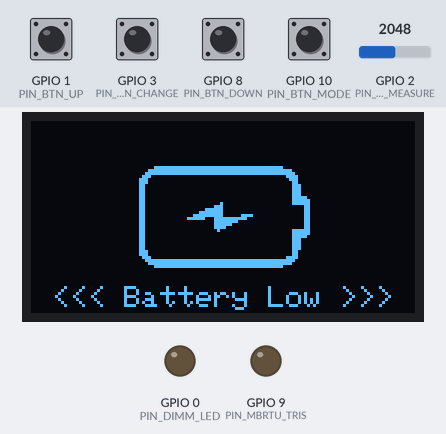
Simulated run of this program. Board: ESP32-C3. Shown: 128×64 one-colour display, output pins drawn as LEDs (lit = HIGH). Inputs (shaded band) come from the test bench; at power-on: GPIO 1 (PIN_BTN_UP), GPIO 3 (PIN_BTN_CHANGE), GPIO 8 (PIN_BTN_DOWN), GPIO 10 (PIN_BTN_MODE) HIGH, GPIO 2 (PIN_ADC_MEASURE) = 2048 (analog values on the 0–4095 scale). The local clock reads 2024-03-15 10:24:30 at power-on unless the program sets it.

Above: at 14.8 s.
14.9 s: GPIO 2 (PIN_ADC_MEASURE) set to 2510
25.4 s: GPIO 2 (PIN_ADC_MEASURE) set to 2588
At 28.6 s:
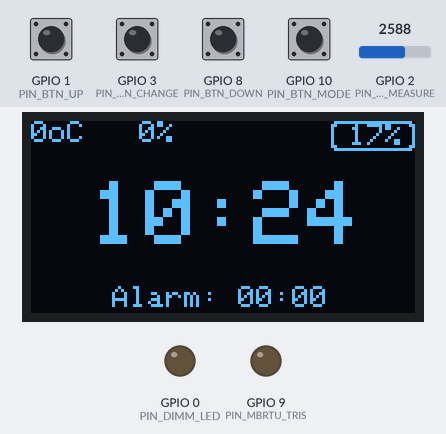
35.9 s: GPIO 10 (PIN_BTN_MODE) pulled LOW for 3 s
At 36.7 s:
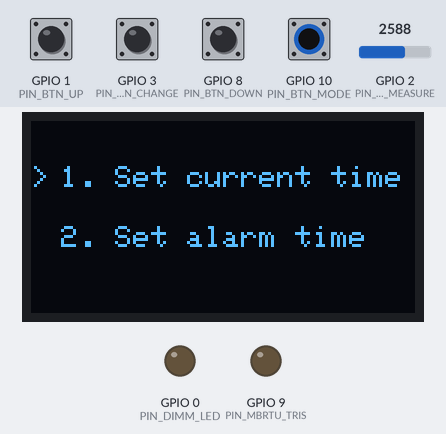
46.4 s: GPIO 10 (PIN_BTN_MODE) pulled LOW for 3 s
At 50.2 s:
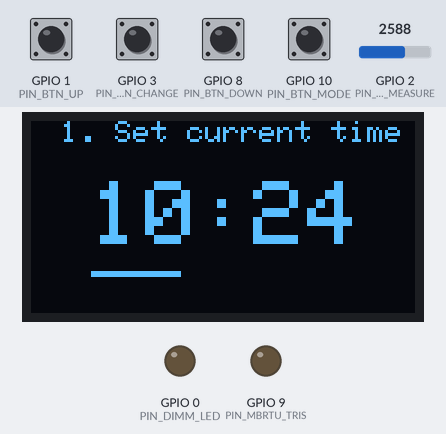
56.9 s: GPIO 2 (PIN_ADC_MEASURE) set to 2047
At 66.9 s:
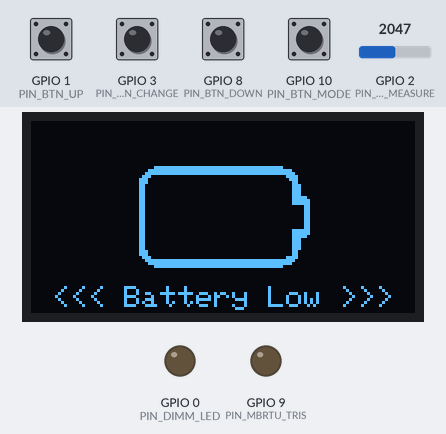

Measured:
- the behaviour switches between 2543 and 2544 on GPIO 2 (PIN_ADC_MEASURE) (found by bisection; images 0 and 1)
- after the input at 25.4 s, the display: changes after 2.7 s (image 1)
- after the input at 35.9 s, the display: changes at once (image 2)
- after the input at 46.4 s, the display: changes after 2.7 s (image 3)
- after the input at 56.9 s, the display: first changes after 6.2 s (image 4 shows a later state)

The program:

main.cpp
```cpp
#include "define.h"

void setup()
{
  Serial.begin(9600);
  led_init();
  MOD_GPIO_Init();
  MOD_OLED_Init();
  MOD_RTC_Init();
  MOD_ADC_Init();
  MOD_MODBUSRTU_Init();
  MOD_TIMER_Init(200); // 200ms
  // MOD_TIMER_HandlerRegister(200, MOD_GPIO_Task, TIMER_REPEAT);
  MOD_TIMER_HandlerRegister(3000, MOD_MODBUSRTU_Task, TIMER_REPEAT);
  MOD_TIMER_HandlerRegister(1000, MOD_RTC_Task, TIMER_ONCE);
  MOD_TIMER_HandlerRegister(30000, MOD_RTC_Task, TIMER_REPEAT);
  MOD_TIMER_HandlerRegister(3000, MOD_ADC_Task, TIMER_REPEAT);
}
void loop()
{
  MOD_TIMER_Task();
  MOD_OLED_Task();
  dim_led();
}
```

define.h
```cpp
#include <Arduino.h>
#include <SPI.h>
#include <Wire.h>
#include <Adafruit_GFX.h>
#include <Adafruit_SSD1306.h>
#include <functional>
#include <vector>
#include <ModbusMaster.h>
#include <RTClib.h>
#include "mod_gpio.h"
#include "mod_timer.h"
#include "mod_oled.h"
#include "mod_modbusRTU.h"
#include "mod_RTC.h"
#include "dimming_led.h"
#include "mod_adc.h"

#define PIN_BTN_MODE 10
#define PIN_BTN_UP 1
#define PIN_BTN_DOWN 8
#define PIN_BTN_CHANGE 3
#define PIN_OLED_MOSI 7
#define PIN_OLED_CLK 6
#define PIN_OLED_DC 4
#define PIN_OLED_CS 5
#define PIN_OLED_RESET -1
#define PIN_MBRTU_TRIS 9
#define PIN_RTC_SDA 18
#define PIN_RTC_SCL 19
#define PIN_DIMM_LED 0
#define PIN_ADC_MEASURE 2
```

dimming_led.cpp
```cpp
#include "define.h"

dimm_LED_Data dimmLed_Dt;

const int pwmChannel = PIN_DIMM_LED; // PWM channel (0-15)
const int pwmFrequency = 5000;       // Frequency in Hz (adjustable, typically 5000)
const int pwmResolution = 8;         // Resolution (8-bit: 0-255)
int delayTime = 0;
unsigned long previous = 0;

void led_init()
{
    pinMode(PIN_DIMM_LED, OUTPUT);
    ledcSetup(pwmChannel, pwmFrequency, pwmResolution);
    ledcAttachPin(PIN_DIMM_LED, pwmChannel);
}

void dim_led()
{
    static bool isIncrease = true;

    if (dimmLed_Dt.isDimming == false)
        return;

    if (dimmLed_Dt.duty == 255)
        isIncrease = false;
    else if (dimmLed_Dt.duty == 0)
        isIncrease = true;

    unsigned long current = millis();
    if (current - previous >= delayTime)
    {
        previous = current;
        if (isIncrease)
            dimmLed_Dt.duty++;
        else
            dimmLed_Dt.duty--;
    }
    ledcWrite(PIN_DIMM_LED, dimmLed_Dt.duty);
}

void turn_off_led()
{
    ledcWrite(PIN_DIMM_LED, 0);
}
void startDimming()
{
    dimmLed_Dt.isDimming = true;
    dimmLed_Dt.duty = 0;
}
```

dimming_led.h
```cpp
#ifndef dimming_led_h /* include guards */
#define dimming_led_h

#define dimming_time 1 // minutes
#include "define.h"

typedef struct
{
    int duty;
    bool isDimming;
} dimm_LED_Data;

void led_init();
void dim_led();
void turn_off_led();
void startDimming();

extern dimm_LED_Data dimmLed_Dt;

#endif /* DIMMING_LED_H */
```

mod_RTC.cpp
```cpp
#include "mod_RTC.h"

// TwoWire wire;
RTC_DS1307 rtc;
mod_RTC_Data modRtc_Dt;

void MOD_RTC_SetCustomDateTime()
{
    // if (rtc.isrunning())
    // {
    DateTime customDateTime(2024, 10, 21, modGpioDt.hour, modGpioDt.minute, 0);
    rtc.adjust(customDateTime);
    // }
    MOD_RTC_Task();
}
void MOD_RTC_Init()
{
    Wire.begin(PIN_RTC_SDA, PIN_RTC_SCL);
    if (!rtc.begin())
    {
        Serial.println("Couldn't find RTC");
    }
}
void MOD_RTC_Task()
{
    DateTime now = rtc.now();
    modRtc_Dt.cur_Time.hour = now.hour();
    modRtc_Dt.cur_Time.minute = now.minute();
    MOD_OLED_wakeUp(); // mới thêm vô cẩn thận chỗ này
    if (modRtc_Dt.alarm_Time.hour == modRtc_Dt.cur_Time.hour && modRtc_Dt.alarm_Time.minute == modRtc_Dt.cur_Time.minute)
    {
        MOD_OLED_EnterState(OLED_DISPLAY_ALARM);
        startDimming();
    }
}
```

mod_RTC.h
```cpp
#ifndef MOD_RTC_H /* include guards */
#define MOD_RTC_H

#include "define.h"

typedef struct
{
    struct
    {
        int hour;
        int minute;
    } cur_Time;
    struct
    {
        int hour;
        int minute;
    } alarm_Time;
} mod_RTC_Data;

void MOD_RTC_Init();
void MOD_RTC_Task();
void MOD_RTC_SetCustomDateTime();
extern mod_RTC_Data modRtc_Dt;

#endif /* MOD_RTC_H */
```

mod_adc.cpp
```cpp
#include "mod_adc.h"

mod_adc_data modAdc_Dt;

void MOD_ADC_Init()
{
    adcAttachPin(PIN_ADC_MEASURE);

    // Set ADC parameters
    analogReadResolution(12);                           // Set ADC resolution
    analogSetClockDiv(1);                               // Set ADC clock divider
    analogSetAttenuation(ADC_11db);                     // Set global attenuation level
    analogSetPinAttenuation(PIN_ADC_MEASURE, ADC_11db); // Set attenuation for the specific pin
}
void MOD_ADC_Task()
{
    int miliVoltage = analogReadMilliVolts(PIN_ADC_MEASURE);
    modAdc_Dt.percentBat = map(miliVoltage, 2000, 2500, 0, 100);
    if (modAdc_Dt.percentBat >= 100)
        modAdc_Dt.percentBat = 99;
    if (modAdc_Dt.percentBat <= 0)
        modAdc_Dt.percentBat = 0;
    if (modAdc_Dt.percentBat < 10)
        MOD_OLED_EnterState(OLED_DISPLAY_BATTERY_LOW);
    if (modAdc_Dt.percentBat >= 10 && modOledDt.state == OLED_DISPLAY_BATTERY_LOW)
        MOD_OLED_EnterState(OLED_DISPLAY_HOME);

    MOD_OLED_wakeUp();
}
```

mod_adc.h
```cpp
#ifndef MOD_ADC_H
#define MOD_ADC_H

#include "define.h"

typedef struct
{
    int percentBat;
} mod_adc_data;

void MOD_ADC_Init();
void MOD_ADC_Task();

extern mod_adc_data modAdc_Dt;

#endif
```

mod_gpio.cpp
```cpp
#include "mod_gpio.h"

volatile mod_gpio_data modGpioDt;

#define DEBOUNCE_DELAY 200 // Thời gian debounce (ms)

// Khai báo biến lưu thời gian lần nhấn cuối
volatile unsigned long lastInterruptTimeMode = 0;
volatile unsigned long lastInterruptTimeUp = 0;
volatile unsigned long lastInterruptTimeDown = 0;
volatile unsigned long lastInterruptTimeNext = 0;

void IRAM_ATTR _handleInterruptBtnMode()
{
    unsigned long currentTime = millis();
    if (currentTime - lastInterruptTimeMode > DEBOUNCE_DELAY)
    {
        switch (modGpioDt.mode)
        {
        case MODE_HOME:
            modGpioDt.mode = MODE_MENU;
            MOD_OLED_EnterState(OLED_DISPLAY_MENU);
            break;
        case MODE_MENU:
            if (modGpioDt.timeType == 0)
            {
                modGpioDt.mode = MODE_SET_CUR_TIME;
                modGpioDt.hour = modRtc_Dt.cur_Time.hour;
                modGpioDt.minute = modRtc_Dt.cur_Time.minute;
                MOD_OLED_EnterState(OLED_DISPLAY_SET_CUR_TIME);
            }
            else
            {
                modGpioDt.hour = modRtc_Dt.alarm_Time.hour;
                modGpioDt.minute = modRtc_Dt.alarm_Time.minute;
                modGpioDt.mode = MODE_SET_ALARM_TIME;
                MOD_OLED_EnterState(OLED_DISPLAY_SET_ALARM_TIME);
            }
            break;
        case MODE_SET_CUR_TIME:
            modGpioDt.mode = MODE_HOME;
            MOD_OLED_EnterState(OLED_DISPLAY_HOME);
            MOD_TIMER_HandlerRegister(200, MOD_RTC_SetCustomDateTime, TIMER_ONCE);
            break;
        case MODE_SET_ALARM_TIME:
            modGpioDt.mode = MODE_HOME;
            MOD_OLED_EnterState(OLED_DISPLAY_HOME);
            modRtc_Dt.alarm_Time.hour = modGpioDt.hour;
            modRtc_Dt.alarm_Time.minute = modGpioDt.minute;
            break;
        default:
            break;
        }
        lastInterruptTimeMode = currentTime; // Cập nhật thời gian lần nhấn nút
    }
}

void IRAM_ATTR _handleInterruptBtnUp()
{
    unsigned long currentTime = millis();
    if (currentTime - lastInterruptTimeUp > DEBOUNCE_DELAY)
    {
        if (modGpioDt.timeType == MINUTE)
        {
            modGpioDt.minute++;
            if (modGpioDt.minute >= 60)
            {
                modGpioDt.minute = 0;
            }
        }
        else
        {
            modGpioDt.hour++;
            if (modGpioDt.hour >= 24)
            {
                modGpioDt.hour = 0;
            }
        }
        lastInterruptTimeUp = currentTime; // Cập nhật thời gian lần nhấn nút
        MOD_OLED_wakeUp();
    }
}

void IRAM_ATTR _handleInterruptBtnDown()
{
    unsigned long currentTime = millis();
    if (currentTime - lastInterruptTimeDown > DEBOUNCE_DELAY)
    {
        if (modGpioDt.timeType == MINUTE)
        {
            modGpioDt.minute--;
            if (modGpioDt.minute < 0)
            {
                modGpioDt.minute = 59;
            }
        }
        else
        {
            modGpioDt.hour--;
            if (modGpioDt.hour < 0)
            {
                modGpioDt.hour = 23;
            }
        }
        lastInterruptTimeDown = currentTime; // Cập nhật thời gian lần nhấn nút
        MOD_OLED_wakeUp();
    }
}

void IRAM_ATTR _handleInterruptBtnChange()
{
    unsigned long currentTime = millis();
    if (currentTime - lastInterruptTimeNext > DEBOUNCE_DELAY)
    {
        modGpioDt.timeType = (time_type_t)(modGpioDt.timeType ^ 1);
        lastInterruptTimeNext = currentTime; // Cập nhật thời gian lần nhấn nút
        MOD_OLED_wakeUp();

        if (dimmLed_Dt.isDimming == true)
        {
            dimmLed_Dt.isDimming = false;
            turn_off_led();
            MOD_OLED_EnterState(OLED_DISPLAY_HOME);
        }
    }
}

void MOD_GPIO_Init()
{
    pinMode(PIN_BTN_MODE, INPUT_PULLUP);
    pinMode(PIN_BTN_UP, INPUT_PULLUP);
    pinMode(PIN_BTN_DOWN, INPUT_PULLUP);
    pinMode(PIN_BTN_CHANGE, INPUT_PULLUP);

    attachInterrupt(PIN_BTN_MODE, _handleInterruptBtnMode, FALLING);
    attachInterrupt(PIN_BTN_UP, _handleInterruptBtnUp, FALLING);
    attachInterrupt(PIN_BTN_DOWN, _handleInterruptBtnDown, FALLING);
    attachInterrupt(PIN_BTN_CHANGE, _handleInterruptBtnChange, FALLING);

    modGpioDt.mode = MODE_HOME;
    // pinMode(LED_PIN, OUTPUT);
}
void MOD_GPIO_Task()
{
    // char str[100];
    // sprintf(str, "mode: %u, timeType: %u, hour: %u, minute: %u, ", modGpioDt.mode, modGpioDt.timeType, modGpioDt.hour, modGpioDt.minute);
    // Serial.println(str);
}
```

mod_gpio.h
```cpp
#ifndef MOD_GPIO_H /* include guards */
#define MOD_GPIO_H

#include "define.h"

typedef enum
{
    MODE_HOME = 0,
    MODE_MENU,
    MODE_SET_CUR_TIME,
    MODE_SET_ALARM_TIME,
} mod_t;

typedef enum
{
    HOUR = 0,
    MINUTE,
} time_type_t;

typedef struct
{
    mod_t mode;
    time_type_t timeType;
    int hour;
    int minute;
} mod_gpio_data;

void MOD_GPIO_Init();
void MOD_GPIO_Task();

extern volatile mod_gpio_data modGpioDt;

#endif /* MOD_GPIO_H */
```

mod_modbusRTU.cpp
```cpp
#include "mod_modbusRTU.h"

mod_mbRTU_data modMbRtuDt;
ModbusMaster node;

static inline void Tx_Tris()
{
    digitalWrite(PIN_MBRTU_TRIS, 1);
}

static inline void Rx_Tris()
{
    digitalWrite(PIN_MBRTU_TRIS, 0);
}

void MOD_MODBUSRTU_Init()
{
    pinMode(PIN_MBRTU_TRIS, OUTPUT);
    node.preTransmission(Tx_Tris); // Callback for configuring RS-485 Transreceiver correctly
    node.postTransmission(Rx_Tris);
    modMbRtuDt.tempSensor.addrReg = TEMP_SS_REG_ADDR;
    modMbRtuDt.tempSensor.addrSlave = TEMP_SS_ADDR;
    modMbRtuDt.humSensor.addrReg = HUM_SS_REG_ADDR;
    modMbRtuDt.humSensor.addrSlave = HUM_SS_ADDR;
};
void MOD_MODBUSRTU_Task()
{
    uint8_t result;

    node.begin(modMbRtuDt.tempSensor.addrSlave, Serial);

    result = node.readHoldingRegisters(modMbRtuDt.tempSensor.addrReg, 1);

    if (result == node.ku8MBSuccess)
    {
        modMbRtuDt.tempSensor.value = node.getResponseBuffer(0);
        MOD_OLED_wakeUp();
    }

    node.begin(modMbRtuDt.humSensor.addrSlave, Serial);

    result = node.readHoldingRegisters(modMbRtuDt.humSensor.addrReg, 1);

    if (result == node.ku8MBSuccess)
    {
        modMbRtuDt.humSensor.value = node.getResponseBuffer(0);
        MOD_OLED_wakeUp();
    }
};
```

mod_modbusRTU.h
```cpp
#ifndef MOD_MODBUSRTU_H /* include guards */
#define MOD_MODBUSRTU_H
#include "define.h"

#define MBRTU_MAX_SLAVE_NUM 10
#define TEMP_SS_ADDR 1
#define TEMP_SS_REG_ADDR 0
#define HUM_SS_ADDR 2
#define HUM_SS_REG_ADDR 0

typedef struct
{
    uint16_t addrSlave;
    uint16_t addrReg;
    uint16_t value;
} mb_data_entry;
typedef struct
{
    mb_data_entry tempSensor;
    mb_data_entry humSensor;
} mod_mbRTU_data;

void MOD_MODBUSRTU_Init();
void MOD_MODBUSRTU_Task();
extern mod_mbRTU_data modMbRtuDt;

#endif /* MOD_MODBUSRTU_H */
```

mod_oled.h
```cpp
#ifndef MOD_OLED_H /* include guards */
#define MOD_OLED_H
#include "define.h"

#define SCREEN_WIDTH 128 // OLED display width, in pixels
#define SCREEN_HEIGHT 64 // OLED display height, in pixels

typedef enum
{
    OLED_INIT = 0,
    OLED_DISPLAY_HOME,
    OLED_DISPLAY_MENU,
    OLED_DISPLAY_SET_CUR_TIME,
    OLED_DISPLAY_SET_ALARM_TIME,
    OLED_DISPLAY_BATTERY_LOW,
    OLED_DISPLAY_ALARM
} OLED_display_state_t;

typedef struct
{
    bool sleepFlag;
    OLED_display_state_t state;
} mod_oled_data;

void MOD_OLED_Init();
void MOD_OLED_Task();
void MOD_OLED_EnterState(OLED_display_state_t state);
void MOD_OLED_wakeUp();
extern mod_oled_data modOledDt;

#endif /* MOD_OLED_H */
```

mod_timer.cpp
```cpp
#include "mod_timer.h"

mod_timer_data modTimerDt;
hw_timer_t *timer = NULL;
// portMUX_TYPE timerMux = portMUX_INITIALIZER_UNLOCKED;

void IRAM_ATTR onTimer()
{
    // portENTER_CRITICAL_ISR(&timerMux);
    modTimerDt.sleepFlag = false;
    // portEXIT_CRITICAL_ISR(&timerMux);
}

void MOD_TIMER_Init(uint32_t timerVal)
{
    modTimerDt.timerVal = timerVal;
    timer = timerBegin(0, 80, true);
    timerAttachInterrupt(timer, &onTimer, true);
    timerAlarmWrite(timer, timerVal * 1000, true); // 200ms interval
    timerAlarmEnable(timer);
    modTimerDt.sleepFlag = true;
    modTimerDt.timerEntries.clear(); // Initialize an empty timer entry list
}

void MOD_TIMER_Task()
{
    if (modTimerDt.sleepFlag)
        return;

    // portENTER_CRITICAL(&timerMux);
    for (auto it = modTimerDt.timerEntries.begin(); it != modTimerDt.timerEntries.end();)
    {
        it->remainingTime -= modTimerDt.timerVal;
        if (it->remainingTime == 0)
        {
            it->callback();
            if (it->mode == TIMER_ONCE)
                it = modTimerDt.timerEntries.erase(it);
            else if (it->mode == TIMER_REPEAT)
            {
                it->remainingTime = it->interval;
                ++it;
            }
        }
        else
            ++it;
    }
    modTimerDt.sleepFlag = true;
    // portEXIT_CRITICAL(&timerMux);
}

// Register a new timer callback
bool MOD_TIMER_HandlerRegister(uint32_t time, TimerCallback callback, TimerMode mode)
{
    if (time % modTimerDt.timerVal != 0)
        return false;

    // portENTER_CRITICAL(&timerMux);
    TimerEntry entry = {time, time, callback, mode};
    modTimerDt.timerEntries.push_back(entry); // Add the new timer entry
    // portEXIT_CRITICAL(&timerMux);
    return true;
}
```

mod_timer.h
```cpp
#ifndef MOD_TIMER_H
#define MOD_TIMER_H

#include "define.h"

using namespace std;

typedef function<void(void)> TimerCallback;

typedef enum
{
    TIMER_ONCE,  // Timer runs once and is removed
    TIMER_REPEAT // Timer repeats after each interval
} TimerMode;

typedef struct
{
    uint32_t remainingTime; // Time left until the callback is called
    uint32_t interval;      // Original time interval (for repeating timers)
    TimerCallback callback; // The function to call when the time expires
    TimerMode mode;         // Specifies if the timer is one-time or repeating
} TimerEntry;

typedef struct
{
    uint32_t timerVal;
    bool sleepFlag;
    vector<TimerEntry> timerEntries; // Dynamic array of timer entries
} mod_timer_data;

void MOD_TIMER_Init(uint32_t timerVal);
void MOD_TIMER_Task();
bool MOD_TIMER_HandlerRegister(uint32_t time, TimerCallback callback, TimerMode mode); // Register new timer

extern mod_timer_data modTimerDt;

#endif /* MOD_TIMER_H */
```

Source omitted: mod_oled.cpp (data table, 152035 bytes)
